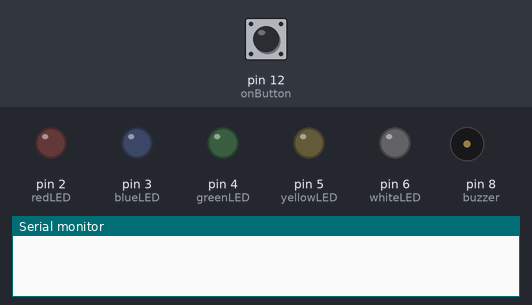
Bench run of a sketch on a simulated Arduino Uno, built with avr-gcc and run on an emulated ATmega328P. On the bench: output pins drawn as LEDs (lit = HIGH), buzzer (waves = sounding), the last lines printed to the serial monitor. The inputs (shaded band) are chosen by the test bench; at power-on: pin 12 (onButton) HIGH.

Above: at 1.2 s.
1.3 s: pin 12 (onButton) pulled LOW for 0.15 s
At 1.45 s:
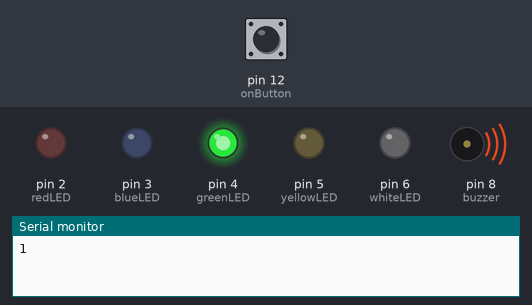
At 3.8 s:
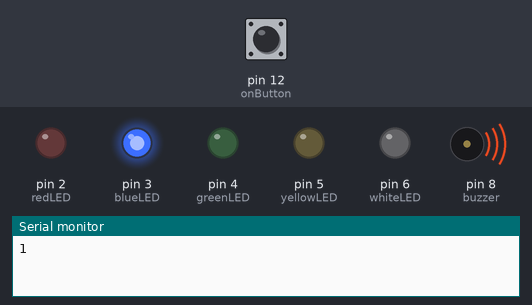
Timing chart, 0 to 10.3 s (numbered marks = the images above; inputs shaded):
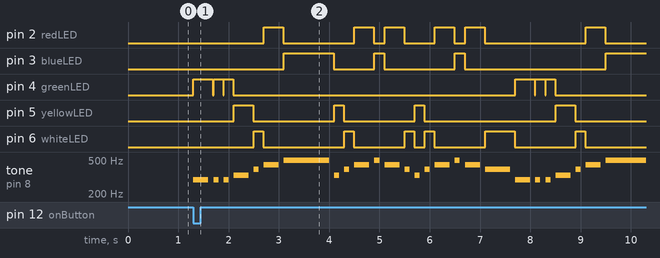

Measured:
- after the input at 1.3 s, pin 2 (redLED): LOW → HIGH after 1.4 s, → LOW 0.39 s later, → HIGH 1.4 s later, → LOW 0.39 s later, … (12 changes in this stretch); pin 3 (blueLED): goes HIGH 0.99 s, LOW 0.81 s, HIGH 0.19 s, LOW 1.4 s, HIGH 0.19 s, LOW 2.8 s, then HIGH, starting after 1.8 s

The sketch:

SongPlayer_-_We_didn_t_start_the_fire.ino
```cpp
#include "pitches.h"

#define redLED 2
#define blueLED  3
#define greenLED  4
#define yellowLED  5
#define whiteLED  6
#define buzzer  8
#define onButton 12

int melody[] = {
  NOTE_D4, NOTE_D4, NOTE_D4, NOTE_E4, NOTE_G4, NOTE_A4, NOTE_B4,
  NOTE_E4, NOTE_G4, NOTE_A4, NOTE_B4, NOTE_A4, NOTE_G4, NOTE_E4, NOTE_G4, NOTE_A4,
  NOTE_B4, NOTE_A4, NOTE_G4, NOTE_D4, NOTE_D4, NOTE_D4, NOTE_E4, NOTE_G4,
  NOTE_A4, NOTE_B4, NOTE_E4, NOTE_G4, NOTE_A4, NOTE_B4, NOTE_A4,
  NOTE_G4, NOTE_E4, NOTE_G4, NOTE_A4, NOTE_B4, NOTE_A4, NOTE_G4,
  NOTE_B4, NOTE_B4, NOTE_B4, NOTE_B4, NOTE_B4, NOTE_B4, NOTE_A4, NOTE_A4, NOTE_A4, NOTE_A4, NOTE_B4,
  NOTE_A4, NOTE_A4, NOTE_A4, NOTE_A4, NOTE_A4, NOTE_A4, NOTE_A4, NOTE_A4, NOTE_A4, NOTE_A4, NOTE_G4, NOTE_G4,
  NOTE_G4, NOTE_G4, NOTE_A4, NOTE_B4, NOTE_B4, NOTE_B4, NOTE_B4, NOTE_B4, NOTE_B4, NOTE_B4,
  NOTE_A4, NOTE_A4, NOTE_A4, NOTE_A4, NOTE_A4, NOTE_A4, NOTE_A4, NOTE_A4, NOTE_A4, NOTE_A4, NOTE_A4, NOTE_A4, NOTE_A4,
  NOTE_A4, NOTE_A4, NOTE_A4, NOTE_B4, NOTE_G4, NOTE_G4, NOTE_G4, NOTE_G4,
};


// Every value will be multiplied by 100 for length of duration
int duration[] = {
  3, 1, 1, 3, 1, 3, 9,
  1, 1, 3, 1, 3, 1, 1, 1, 3,
  1, 3, 5, 3, 1, 1, 3, 1,
  3, 9, 1, 1, 3, 1, 3,
  1, 1, 1, 3, 1, 3, 5,
  1, 1, 1, 1, 1, 3, 3, 1, 1, 1, 1,
  3, 1, 1, 1, 1, 1, 1, 1, 1, 1, 1, 1,
  1, 7, 1, 1, 1, 1, 1, 1, 1, 1,
  1, 1, 1, 1, 1, 1, 1, 1, 1, 1, 1, 1, 1,
  1, 1, 1, 1, 1, 1, 3, 17,

};


void setup() {
  Serial.begin(9600);
  // LED Pins
  pinMode(redLED, OUTPUT);
  pinMode(blueLED, OUTPUT);
  pinMode(greenLED, OUTPUT);
  pinMode(yellowLED, OUTPUT);
  pinMode(whiteLED, OUTPUT);

  // Buttons
  pinMode(onButton, INPUT_PULLUP);

}


bool on = false;

void loop() {
  if (digitalRead(onButton) == LOW) {
    on = true;
    Serial.println(on);
  }


  if (on) {
    for (int i = 0; i < sizeof(melody) / sizeof(melody[0]); i++) {
      tone(buzzer, melody[i], duration[i] * 100); // Chooses melody based on melody array for value from duration array
      LEDColor(melody[i]);
      delay((duration[i] * 100) + 90);
      turnAllLEDsOff();
      delay(10);
    }
  }
}

// Changes LED based on Note
void LEDColor(int mel) {
  if (mel == NOTE_A4) {
    analogWrite(redLED, 255);
  }
  else if (mel == NOTE_B4) {
    analogWrite(blueLED, 255);
  }
  else if (mel == NOTE_D4) {
    analogWrite(greenLED, 255);
  }
  else if (mel == NOTE_E4) {
    analogWrite(yellowLED, 255);
  }
  else {
    analogWrite(whiteLED, 255);
  }
}

// Resets all LEDs when note occurs
void turnAllLEDsOff() {
  analogWrite(redLED, 0);
  analogWrite(blueLED, 0);
  analogWrite(greenLED, 0);
  analogWrite(yellowLED, 0);
  analogWrite(whiteLED, 0);
}
```
